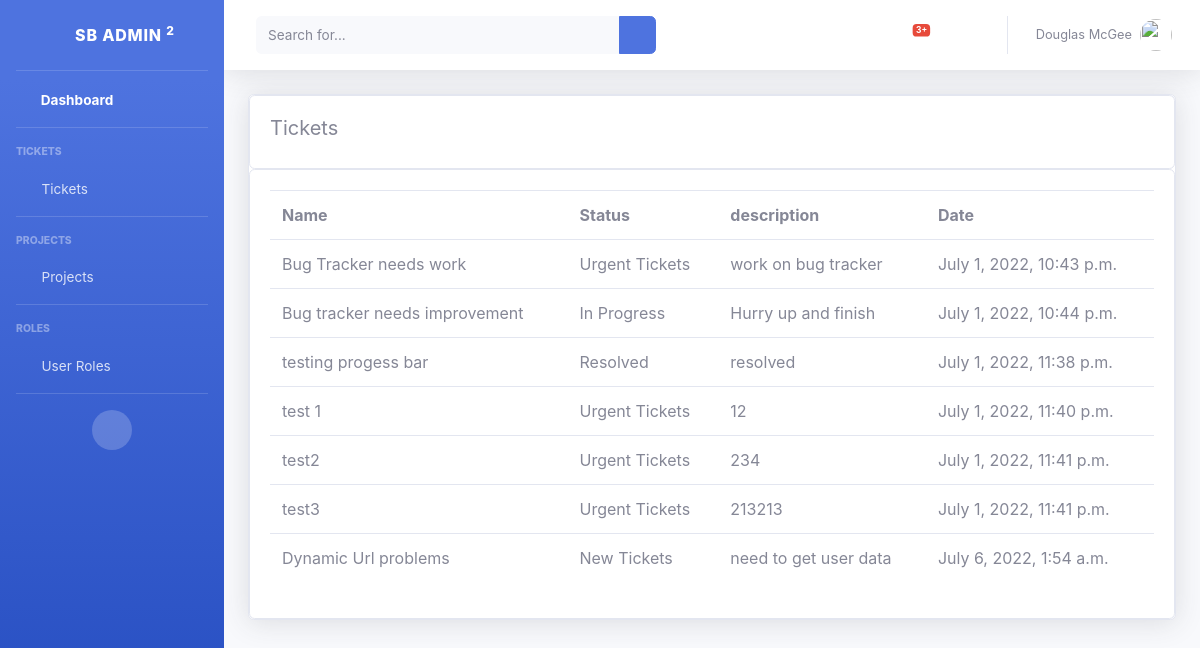
/all_tickets/, run on an earlier commit of the app's database.
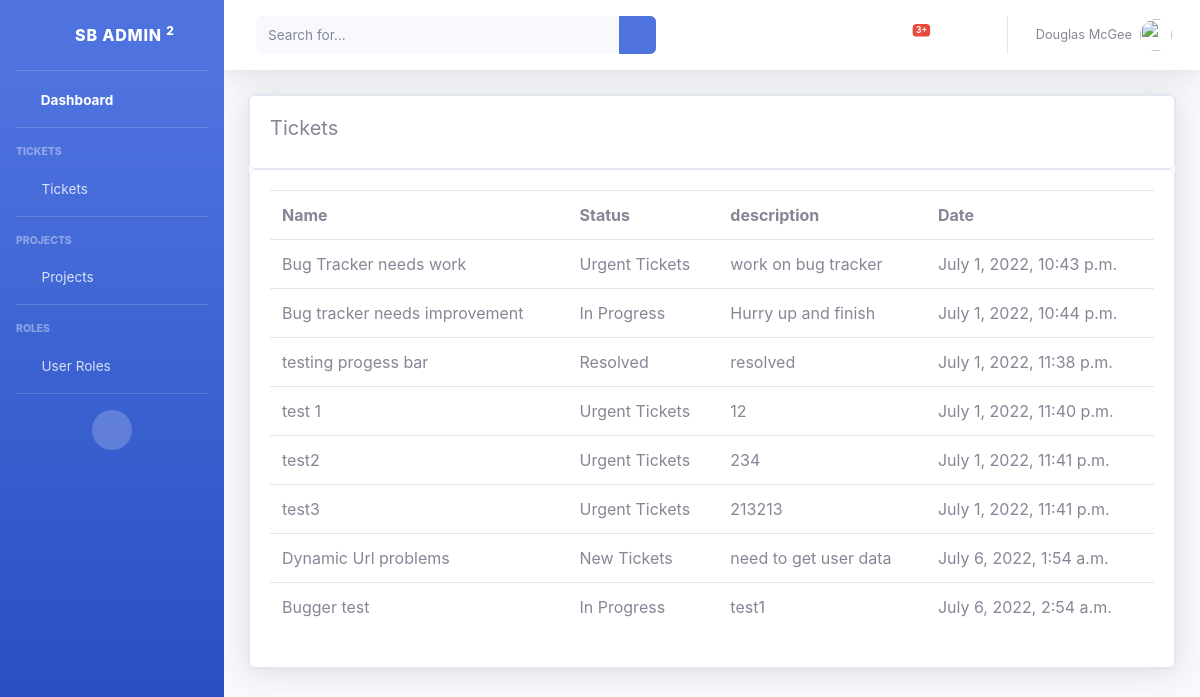
And on a later commit of the database.
### accounts/models.py (models this page shows, shortened)
class Ticket(models.Model):
    name = models.CharField(max_length=500, null=True)
    description = models.CharField(max_length=500, null=True)
    STATUS = (
            ('New Tickets', 'New Tickets'),
            ('In Progress', 'In Progress'),
            ('Urgent Tickets', 'Urgent Tickets'),
            ('Resolved', 'Resolved'),
                )
    member = models.ForeignKey(Member, null=True, on_delete=models.SET_NULL)
    project = models.ForeignKey(Project, null=True, on_delete=models.SET_NULL)
    status = models.CharField(max_length=500, null=True, choices=STATUS)
    date_created = models.DateTimeField(auto_now_add=True, null=True)

### accounts/views.py (the view)
# urls.py: path('all_tickets/', views.all_tickets, name="all_tickets"),
def all_tickets(request):
    tickets = Ticket.objects.all()
    return render(request, 'accounts/all_tickets.html', {'tickets': tickets})

### accounts/templates/accounts/all_tickets.html (shortened to what this page needs)
{% load static %}
<!DOCTYPE html>
<html lang="en">
<head>
    <link href="{% static 'vendor/fontawesome-free/css/all.min.css' %}" rel="stylesheet" type="text/css">
    <link href="{% static 'css/sb-admin-2.min.css' %}" rel="stylesheet">
</head>
<body id="page-top">
     <div id="wrapper">
        {% include 'accounts/sidebar.html' %}
         <div id="content-wrapper" class="d-flex flex-column">
             <div id="content">
            {% include 'accounts/topbar.html' %}
            <div class="container">
                <div class="row">
                        <div class="col-xl-13 col-lg-12">
                                <div class="card shadow mb-4">
                                    <div class="row">
                                        <div class="col-md">
                                            <div class="card card-body">
                                                <h5>Tickets</h5>
                                            </div>
                                            <div class="card card-body">
                                                <table class="table">
                                                    <tr>
                                                        <th>Name</th>
                                                        <th>Status</th>
                                                        <th>description</th>
                                                        <th>Date</th>
                                                    </tr>
                                                    {% for i in tickets %}
                                                        <tr>
                                                            <td>{{i.name}}</td>
                                                            <td>{{i.status}}</td>
                                                            <td>{{i.description}}</td>
                                                            <td>{{i.date_created}}</td>
                                                        </tr>
                                                    {% endfor %}
                                                </table>
                                            </div>
                                        </div>
                                    </div>
                                </div>
                        </div>
                </div>
            </div>
    </div>
</div>
</body>
</html>

What changed in the data, as far as the page shows it:
added Ticket: name "Bugger test", status "In Progress", description "test1", date_created "July 6, 2022, 2:54 a.m."
